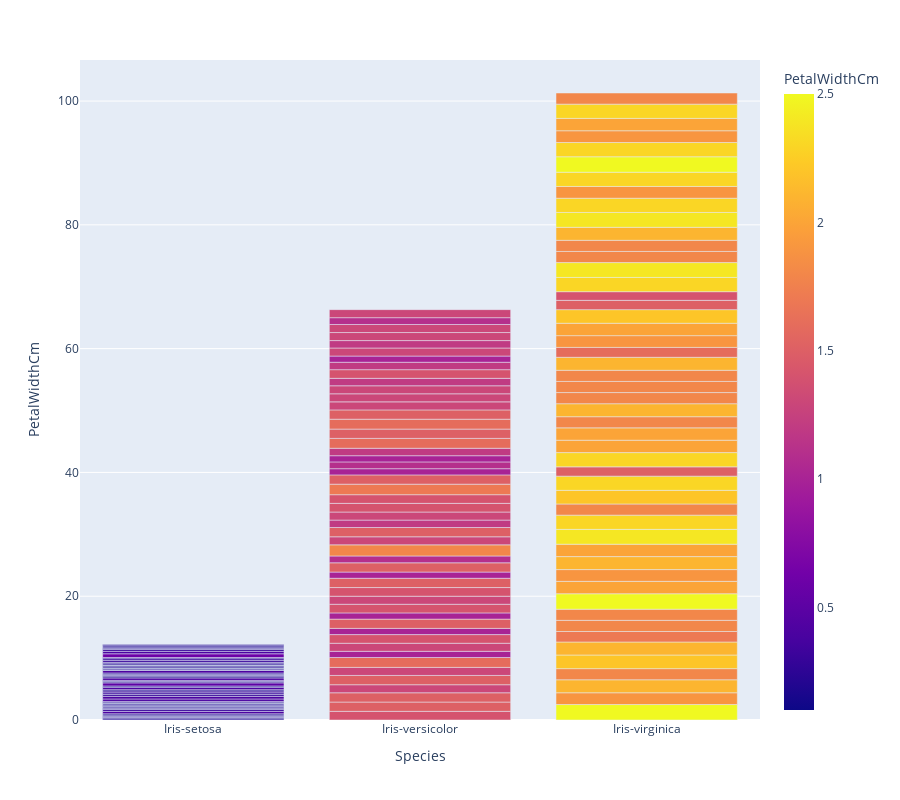

This figure's notebook cell:
### Code cell
# plotly.express
px.bar(dataset,x='Species',y='PetalWidthCm',color='PetalWidthCm',height=800)

### Figure 1 — Plotly figure (JSON) as saved in the notebook; plotly's stock layout.template omitted (floating-point values rounded to 4 significant figures; data arrays with more than 128 entries replaced by an {"elided": "..."} marker saying what was removed)
{"data": [{"alignmentgroup": "True", "hovertemplate": "Species=%{x}<br>PetalWidthCm=%{marker.color}<extra></extra>", "legendgroup": "", "marker": {"color": {"elided": "150 float values"}, "coloraxis": "coloraxis"}, "name": "", "offsetgroup": "", "orientation": "v", "showlegend": false, "textposition": "auto", "type": "bar", "x": {"elided": "150 str values"}, "xaxis": "x", "y": {"elided": "150 float values"}, "yaxis": "y"}], "layout": {"barmode": "relative", "coloraxis": {"colorbar": {"title": {"text": "PetalWidthCm"}}, "colorscale": [[0, "#0d0887"], [0.1111, "#46039f"], [0.2222, "#7201a8"], [0.3333, "#9c179e"], [0.4444, "#bd3786"], [0.5556, "#d8576b"], [0.6667, "#ed7953"], [0.7778, "#fb9f3a"], [0.8889, "#fdca26"], [1, "#f0f921"]]}, "height": 800, "legend": {"tracegroupgap": 0}, "margin": {"t": 60}, "xaxis": {"anchor": "y", "domain": [0, 1], "title": {"text": "Species"}}, "yaxis": {"anchor": "x", "domain": [0, 1], "title": {"text": "PetalWidthCm"}}}}
